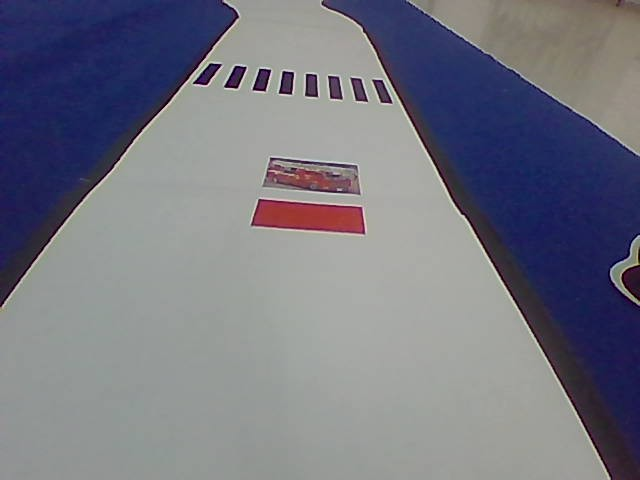
#> input picture png_smartcar/交通工具-直行/WIN_20260417_19_26_00_Pro.jpg, 640 x 480 px
$ python -i detect_red.py   (imports and definitions only)
#> lines starting #> are read from the running program, lines starting #| are printed output that depends on the picture; after the words box and inside, x2 and y2 are one past the last pixel; in counts of white or black regions, pixels touching at a corner belong together
import cv2
import numpy as np
from pathlib import Path


def detect_a4_by_red(image_path):
    img = cv2.imread(str(image_path))
#> img is the input picture: shape (480, 640, 3); mean B, G, R 129.6, 118.1, 117.2
    if img is None:
        print(f"Failed to load {image_path}")
        return None

    h, w = img.shape[:2]
#> h = 480; w = 640

    hsv = cv2.cvtColor(img, cv2.COLOR_BGR2HSV)
#> hsv: shape (480, 640, 3); mean H, S, V 76.5, 57, 134.2

    lower_red1 = np.array([0, 100, 100])
    upper_red1 = np.array([15, 255, 255])
    lower_red2 = np.array([150, 100, 100])
    upper_red2 = np.array([180, 255, 255])

    mask1 = cv2.inRange(hsv, lower_red1, upper_red1)
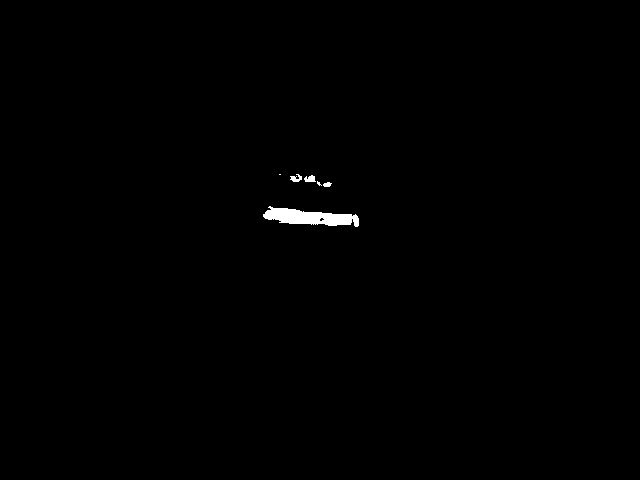
#> mask1: shape (480, 640); 0.43% white; 6 white regions (2 under 20 px), largest, box (x1, y1, x2, y2) and area: (263, 206, 359, 227) 1143, (304, 175, 316, 182) 60, (290, 174, 302, 182) 57, (323, 182, 332, 187) 33
    mask2 = cv2.inRange(hsv, lower_red2, upper_red2)
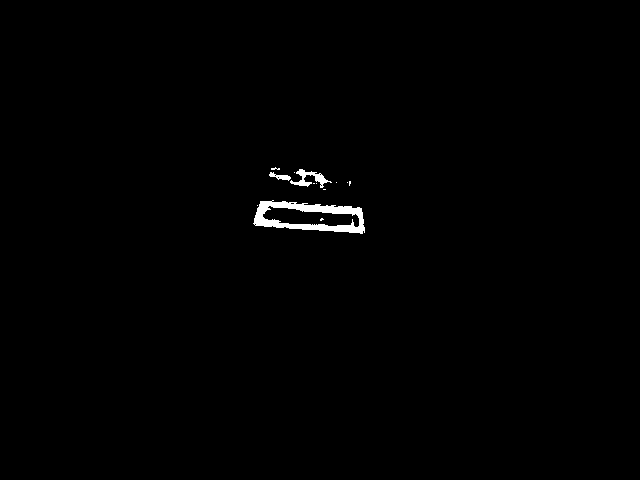
#> mask2: shape (480, 640); 0.66% white; 13 white regions (10 under 20 px), largest, box (x1, y1, x2, y2) and area: (253, 200, 365, 234) 1607, (290, 169, 332, 188) 286, (269, 172, 291, 181) 90
    mask = cv2.bitwise_or(mask1, mask2)
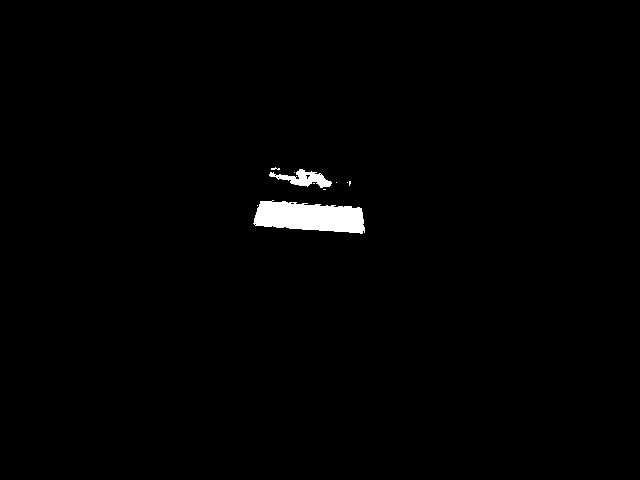
#> mask: shape (480, 640); 1.1% white; 10 white regions (8 under 20 px), largest, box (x1, y1, x2, y2) and area: (253, 200, 365, 234) 2758, (269, 169, 332, 188) 541

    kernel = np.ones((3, 3), np.uint8)
    mask = cv2.morphologyEx(mask, cv2.MORPH_CLOSE, kernel)
#> mask: shape (480, 640); 1.1% white; 4 white regions (2 under 20 px), largest, box (x1, y1, x2, y2) and area: (253, 200, 365, 234) 2787, (269, 167, 332, 190) 614
    mask = cv2.morphologyEx(mask, cv2.MORPH_OPEN, kernel)
#> mask: shape (480, 640); 1.1% white; 2 white regions

    contours, _ = cv2.findContours(mask, cv2.RETR_EXTERNAL, cv2.CHAIN_APPROX_SIMPLE)
#> contours = 2 contours; box (x1, y1, x2, y2) and area: (254, 201, 365, 234) 2650, (270, 168, 331, 190) 516

    result = img.copy()

    if not contours:
        print(f"{image_path.name}: No red region found")
        return img

    center_red_contours = []
    for cnt in contours:
        area = cv2.contourArea(cnt)
        x, y, cw, ch = cv2.boundingRect(cnt)
        cnt_center_x = x + cw / 2

        if 0.25 * w < cnt_center_x < 0.75 * w and area > 1000 and cw > 40 and ch > 20:
            center_red_contours.append((cnt, area, x, y, cw, ch))
#> this loop made 2 passes
#> (area, x, y, cw, ch, cnt_center_x) on passes 1 to 2: (2649.5, 254, 201, 111, 33, 309.5), (515.5, 270, 168, 61, 22, 300.5)
#> after the loop, center_red_contours = 1 item

    if not center_red_contours:
        print(f"{image_path.name}: No center red region found")
        return img

    # === 原代码：按面积排序 ===
    center_red_contours.sort(key=lambda r: r[1], reverse=True)

    # 1. 取出最大面积的轮廓
    best_cnt = center_red_contours[0][0]
#> best_cnt = contour of 68 points, box (x1, y1, x2, y2) (254, 201, 365, 234), area 2650

    # 为了方便计算，将轮廓点集从 (N, 1, 2) 展平为 (N, 2)
    # 此时 points 是一个 N行2列的数组，每行为 [x, y]
    points = best_cnt.reshape(-1, 2)
#> points = 68 pairs, first value 254 to 364, second value 201 to 233

    # === 新的逻辑：寻找紧贴轮廓的四个数学极值点 ===

    # 计算 x + y 和 x - y
    add = points.sum(axis=1)           # N个点的 x+y 结果
#> add = 68 values, max 596 at index 30, min 461 at index 0, mean 525.7
    diff = np.diff(points, axis=1)     # N个点的 y-x 结果
#> diff = 68 values, max -30 at index 10, min -153 at index 37, mean -97.31

    # 1. 左上角 (Top-Left): x + y 最小
    tl = points[np.argmin(add)]
#> tl = [260, 201]

    # 2. 右下角 (Bottom-Right): x + y 最大
    br = points[np.argmax(add)]
#> br = [364, 232]

    # 3. 右上角 (Top-Right): x - y 最大  -> 相当于 y-x 最小
    tr = points[np.argmin(diff)]
#> tr = [361, 208]

    # 4. 左下角 (Bottom-Left): x - y 最小 -> 相当于 y-x 最大
    bl = points[np.argmax(diff)]
#> bl = [254, 224]

    # 将这四个角点整理成一个列表
    corner_points = [tl, tr, br, bl]
#> corner_points = [[260, 201], [361, 208], [364, 232], [254, 224]]

    # === 绘图部分 ===

    # 1. 依然画出蓝色的原轮廓线（参考线）
    cv2.drawContours(result, [best_cnt], -1, (255, 0, 0), 1)
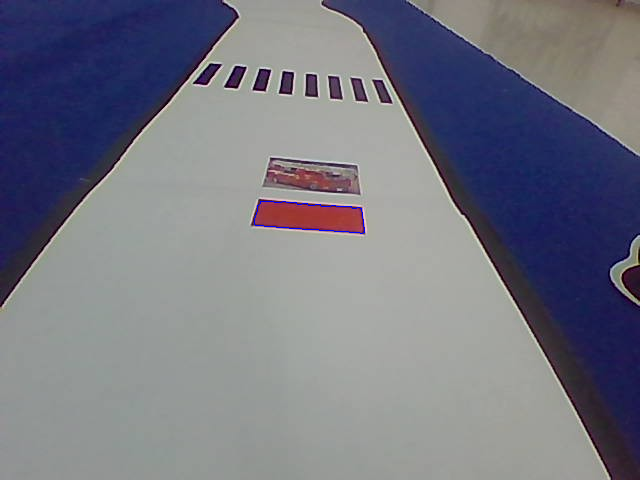
#> result: shape (480, 640, 3); 0.09% of pixels changed, all inside (x1, y1, x2, y2) = (254, 201, 365, 234)

    # 2. 遍历四个角点，画绿色实心圆
    for point in corner_points:
        # point 是 np.array([x, y])，需要转为元组 (x, y) 用于绘图
        px, py = point.ravel()
        # 画绿色 (0, 255, 0), 半径5, 实心 (-1) 的圆
        cv2.circle(result, (px, py), 1, (0, 255, 0), -1)
#> this loop made 4 passes
#> result: shape (480, 640, 3); 0.01% of pixels changed, all inside (x1, y1, x2, y2) = (253, 200, 366, 234)

    return result


def main():
    input_dir = Path("png_smartcar")
    output_dir = Path("out")
    output_dir.mkdir(exist_ok=True)

    categories = ["交通工具-直行", "武器-左", "物资-右"]

    for category in categories:
        category_path = input_dir / category
        if not category_path.exists():
            continue

        category_out = output_dir / category
        category_out.mkdir(exist_ok=True)

        for img_path in category_path.glob("*.png"):
            result = detect_a4_by_red(img_path)
            if result is not None:
                output_path = category_out / img_path.name
                cv2.imwrite(str(output_path), result)


# [2 lines not run here, left out]

>>> result = detect_a4_by_red('png_smartcar/交通工具-直行/WIN_20260417_19_26_00_Pro.jpg')

$ run again, on png_smartcar/武器-左/WIN_20260417_19_17_28_Pro.jpg
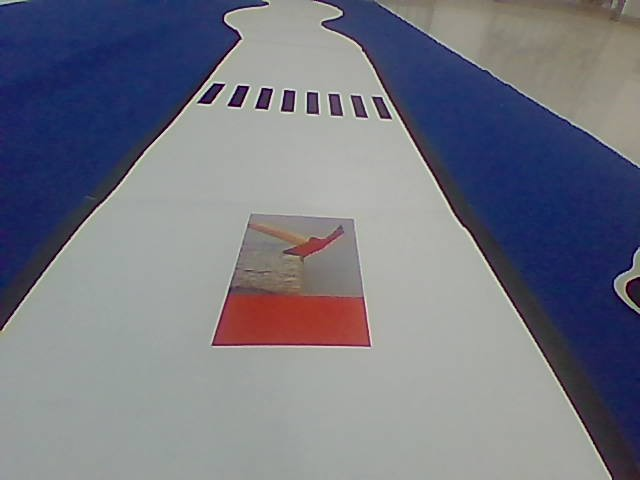
#> input picture png_smartcar/武器-左/WIN_20260417_19_17_28_Pro.jpg, 640 x 480 px
#> in detect_a4_by_red, img is the input picture: shape (480, 640, 3); mean B, G, R 131.1, 119.5, 117.4
#> hsv: shape (480, 640, 3); mean H, S, V 74.2, 64.9, 137.7
#> in detect_a4_by_red, `mask1 = cv2.inRange(hsv, lower_red1, upper_red1)`:
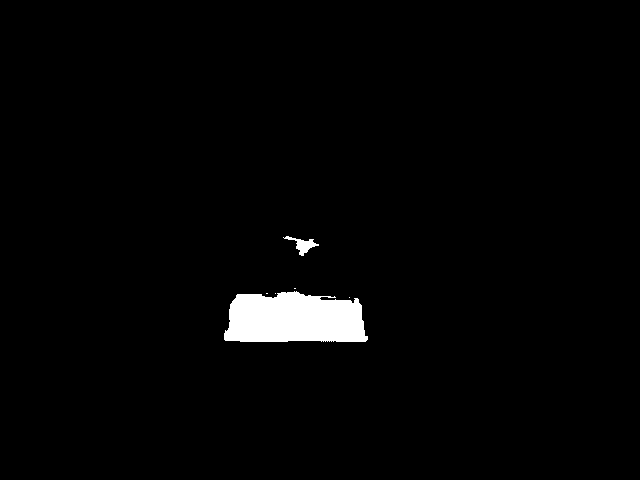
#> mask1: shape (480, 640); 2.1% white; 6 white regions (4 under 20 px), largest, box (x1, y1, x2, y2) and area: (224, 291, 368, 342) 6124, (283, 236, 319, 256) 248
#> mask2: shape (480, 640); 0.46% white; 7 white regions (2 under 20 px), largest, box (x1, y1, x2, y2) and area: (214, 294, 370, 346) 1023, (304, 235, 338, 256) 203, (320, 297, 355, 303) 96, (262, 293, 278, 298) 48, (293, 248, 300, 254) 28
#> contours = 3 contours, 1 with area under 20; largest, box (x1, y1, x2, y2) and area: (214, 291, 370, 346) 7142, (293, 238, 332, 256) 394
#> the loop in detect_a4_by_red, `for cnt in contours:` made 3 passes
#> (area, x, y, cw, ch, cnt_center_x) on passes 1 to 2: (7142.5, 214, 291, 156, 55, 292), (394, 293, 238, 39, 18, 312.5)
#> after the loop in detect_a4_by_red, `for cnt in contours:`: center_red_contours = 1 item
#> best_cnt = contour of 81 points, box (x1, y1, x2, y2) (214, 291, 370, 346), area 7142
#> points = 81 pairs, first value 214 to 369, second value 291 to 345
#> add = 81 values, max 712 at index 51, min 524 at index 6, mean 599
#> diff = 81 values, max 129 at index 32, min -64 at index 65, mean 37.27
#> tl = [230, 294]
#> br = [367, 345]
#> tr = [363, 299]
#> bl = [214, 343]
#> corner_points = [[230, 294], [363, 299], [367, 345], [214, 343]]
#> in detect_a4_by_red, `cv2.drawContours(result, [best_cnt], -1, (255, 0, 0), 1)`:
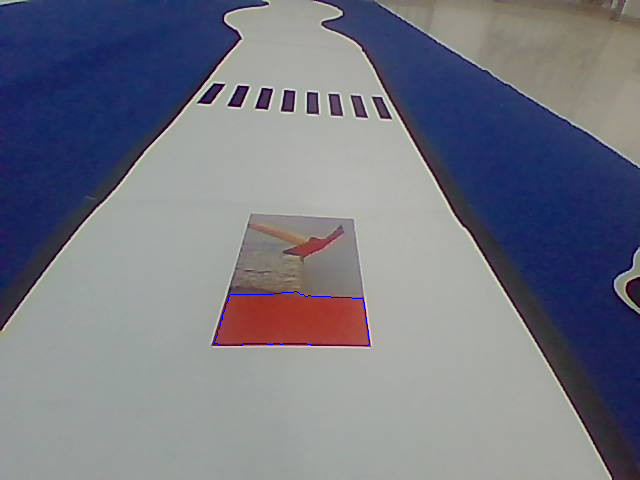
#> result: shape (480, 640, 3); 0.12% of pixels changed, all inside (x1, y1, x2, y2) = (214, 291, 370, 346)
#> the loop in detect_a4_by_red, `for point in corner_points:` made 4 passes
